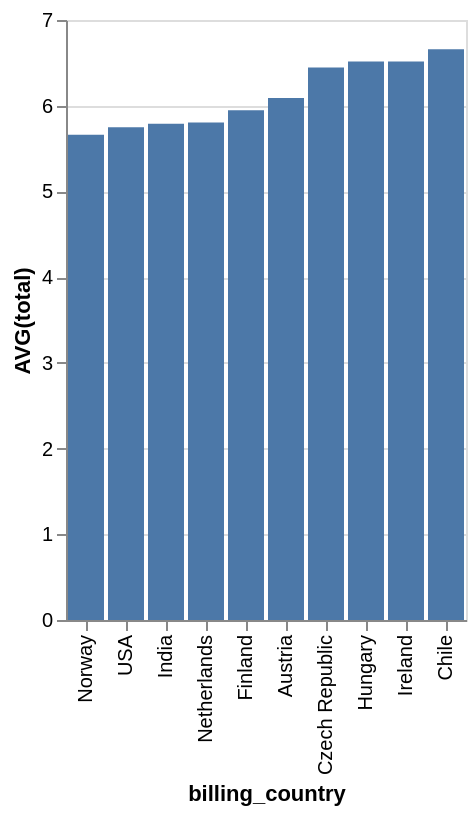

Write the Vega-Lite specification saved for this chart.
### Vega-Lite specification from a JSON file in a GitHub repository (floating-point values rounded to 4 significant figures)
{"data": {"values": [{"x_data": "Chile", "y_data": 6.66}, {"x_data": "Hungary", "y_data": 6.517}, {"x_data": "Ireland", "y_data": 6.517}, {"x_data": "Czech Republic", "y_data": 6.446}, {"x_data": "Austria", "y_data": 6.089}, {"x_data": "Finland", "y_data": 5.946}, {"x_data": "Netherlands", "y_data": 5.803}, {"x_data": "India", "y_data": 5.789}, {"x_data": "USA", "y_data": 5.748}, {"x_data": "Norway", "y_data": 5.66}]}, "mark": "bar", "encoding": {"x": {"field": "x_data", "type": "nominal", "title": "billing_country", "sort": {"op": "sum", "field": "y_data", "order": "ascending"}}, "y": {"field": "y_data", "type": "quantitative", "title": "AVG(total)"}}}
